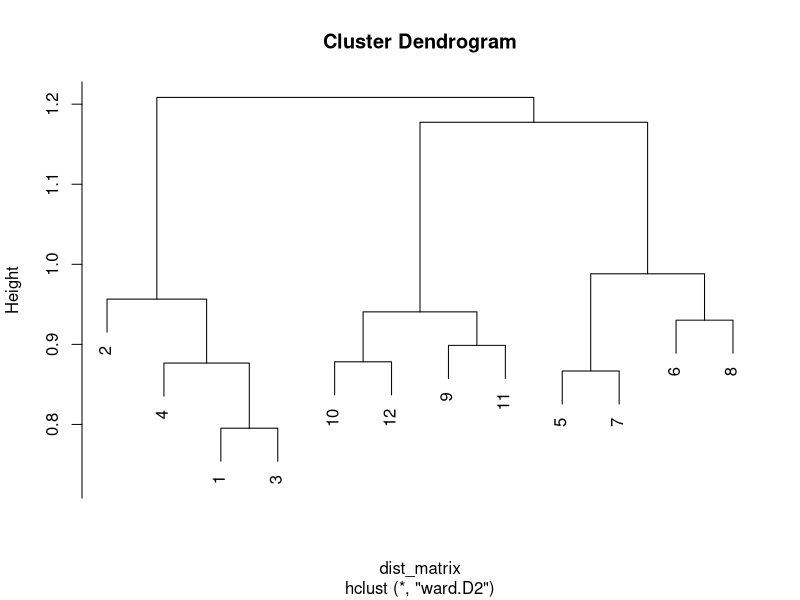
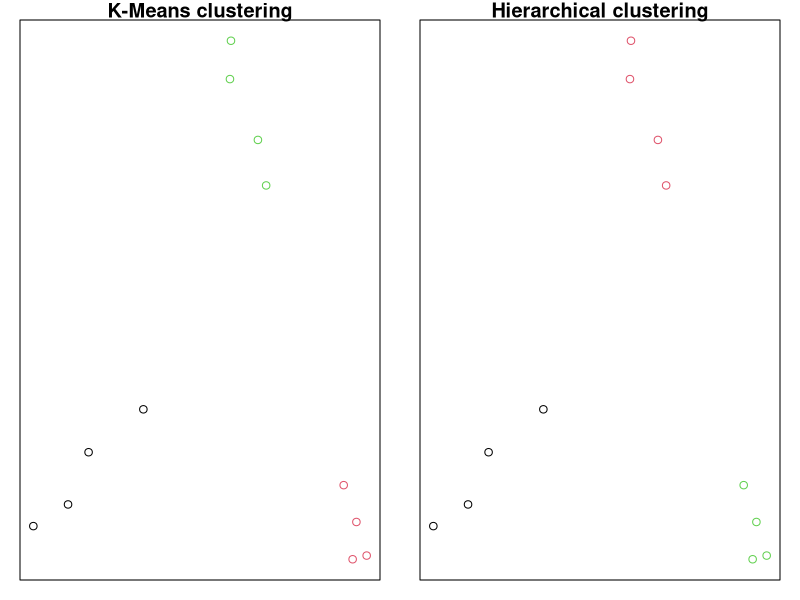

R code for these plots, in order:
## ---- chunk 1

# Un-comment if you don't have these packages installed
# install.packages("tm")
# install.packages("proxy")
# install.packages("colorspace")

library(tm)
library(proxy)
library(colorspace)

## ---- chunk 2

df <- read.csv("product_description.csv", encoding = 'UTF-8', header = TRUE)
View(df)
## ---- chunk 3
sentences <- df$description

tail(sentences)
## ---- chunk 4
corpus = tm::Corpus(tm::VectorSource(sentences)) # corpus(=corpora): 語料庫, collections of documents text
## ---- chunk 5
print(tm::stopwords('english'))
corpus_cleaned <- tm::tm_map(corpus, tm::removeWords, tm::stopwords('english'))
## ---- chunk 6
corpus_cleaned <- tm::tm_map(corpus_cleaned, tm::stemDocument, language="english")
## ---- chunk 7
corpus_cleaned <- tm::tm_map(corpus_cleaned, tm::stripWhitespace)
## ---- chunk 8
tail(corpus_cleaned$content)
## ---- chunk 9
doc_term_matrix <- tm::DocumentTermMatrix(corpus_cleaned)
doc_term_matrix
## ---- chunk 10
doc_term_matrix_tfidf <- tm::weightTfIdf(doc_term_matrix)
doc_term_matrix_tfidf
## ---- chunk 11
doc_term_matrix_tfidf <- tm::removeSparseTerms(doc_term_matrix_tfidf, 0.999)
doc_term_matrix_tfidf
## ---- chunk 12
tfidf_matrix <- as.matrix(doc_term_matrix_tfidf)
dim(tfidf_matrix)
## ---- chunk 13
# Cosine distance matrix (useful for specific clustering algorithms)
dist_matrix = proxy::dist(tfidf_matrix, method = "cosine")
dim(dist_matrix)
## ---- chunk 14
NUM_CLASS <- 3
## ---- chunk 15
clustering_kmeans <- kmeans(dist_matrix, NUM_CLASS)
## ---- chunk 16
clustering_kmeans
## ---- chunk 17
hierarchicals <- hclust(dist_matrix, method = "ward.D2")

hierarchical_clusters <- cutree(hierarchicals, k = NUM_CLASS)
## ---- chunk 18
plot(hierarchicals)
## ---- chunk 19
points <- cmdscale(dist_matrix, k = 2) # Running the PCA
dim(points)
## ---- chunk 20
palette <- colorspace::diverge_hcl(NUM_CLASS) # Creating a color palette
previous_par <- par(mfrow=c(1,2), mar = rep(1, 4)) # partitionning the plot space
plot(points,
     main = 'K-Means clustering',
     col = as.factor(clustering_kmeans$cluster), xaxt = 'n', yaxt = 'n')
plot(points,
     main = 'Hierarchical clustering',
     col = as.factor(hierarchical_clusters), xaxt = 'n', yaxt = 'n')
